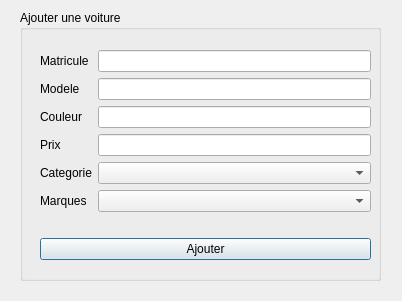
<?xml version="1.0" encoding="UTF-8"?>
<ui version="4.0">
 <class>formVoiture</class>
 <widget class="QDialog" name="formVoiture">
  <property name="geometry">
   <rect>
    <x>0</x>
    <y>0</y>
    <width>402</width>
    <height>301</height>
   </rect>
  </property>
  <property name="windowTitle">
   <string>Dialog</string>
  </property>
  <widget class="QGroupBox" name="groupBox">
   <property name="geometry">
    <rect>
     <x>20</x>
     <y>10</y>
     <width>361</width>
     <height>271</height>
    </rect>
   </property>
   <property name="title">
    <string>Ajouter une voiture</string>
   </property>
   <widget class="QWidget" name="layoutWidget">
    <property name="geometry">
     <rect>
      <x>20</x>
      <y>20</y>
      <width>331</width>
      <height>251</height>
     </rect>
    </property>
    <layout class="QVBoxLayout" name="verticalLayout_3">
     <item>
      <layout class="QHBoxLayout" name="horizontalLayout">
       <item>
        <layout class="QVBoxLayout" name="verticalLayout">
         <item>
          <widget class="QLabel" name="label">
           <property name="text">
            <string>Matricule</string>
           </property>
          </widget>
         </item>
         <item>
          <widget class="QLabel" name="label_2">
           <property name="text">
            <string>Modele</string>
           </property>
          </widget>
         </item>
         <item>
          <widget class="QLabel" name="label_3">
           <property name="text">
            <string>Couleur</string>
           </property>
          </widget>
         </item>
         <item>
          <widget class="QLabel" name="label_4">
           <property name="text">
            <string>Prix</string>
           </property>
          </widget>
         </item>
         <item>
          <widget class="QLabel" name="label_5">
           <property name="text">
            <string>Categorie</string>
           </property>
          </widget>
         </item>
         <item>
          <widget class="QLabel" name="label_6">
           <property name="text">
            <string>Marques</string>
           </property>
          </widget>
         </item>
        </layout>
       </item>
       <item>
        <layout class="QVBoxLayout" name="verticalLayout_2">
         <item>
          <widget class="QLineEdit" name="input_matricule"/>
         </item>
         <item>
          <widget class="QLineEdit" name="input_modele"/>
         </item>
         <item>
          <widget class="QLineEdit" name="input_couleur"/>
         </item>
         <item>
          <widget class="QLineEdit" name="input_prix"/>
         </item>
         <item>
          <widget class="QComboBox" name="comboBox_categorie"/>
         </item>
         <item>
          <widget class="QComboBox" name="comboBox_marque"/>
         </item>
        </layout>
       </item>
      </layout>
     </item>
     <item>
      <widget class="QPushButton" name="pushButton_ajouter">
       <property name="text">
        <string>Ajouter</string>
       </property>
      </widget>
     </item>
    </layout>
   </widget>
  </widget>
 </widget>
 <resources/>
 <connections/>
</ui>
